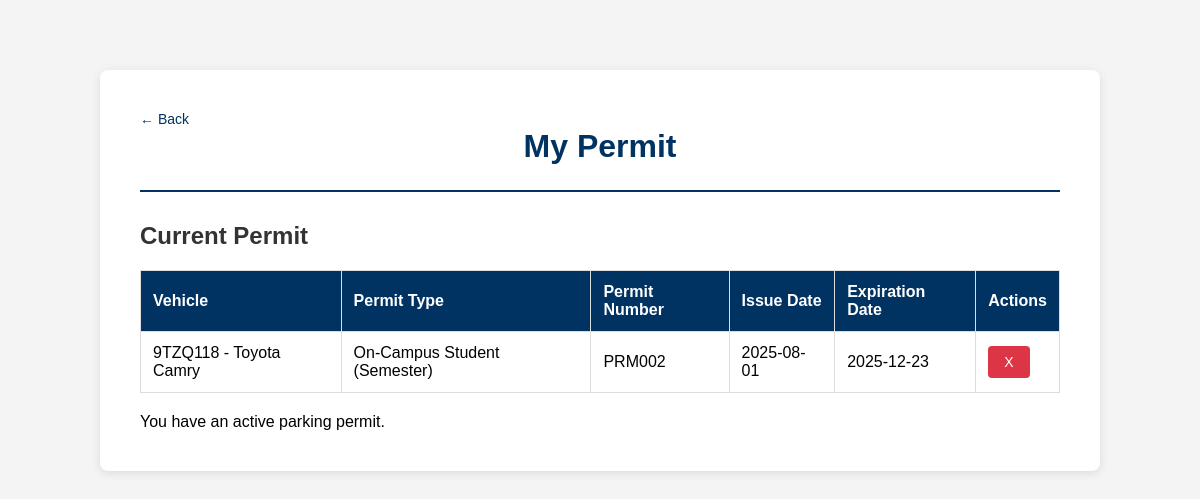
Screenshot of /view_permit (signed in) with the database file from the repository.
### tables this page shows
CREATE TABLE permit (
    p_permitkey integer PRIMARY KEY,
    p_userkey integer not null,
    p_vehicleskey integer not null,
    p_permittypekey integer not null,
    p_permitnum varchar(20) NOT NULL,
    p_issuedate date not null,
    p_expirationdate date not null,

    FOREIGN KEY (p_userkey) REFERENCES users(u_userkey),
    FOREIGN KEY (p_vehicleskey) REFERENCES vehicles(v_vehicleskey),
    FOREIGN KEY (p_permittypekey) REFERENCES permitType(pt_permittypekey)
);

CREATE TABLE vehicles (
    v_vehicleskey integer PRIMARY KEY,
    v_userkey integer not null,
    v_plateno varchar(7) not null,
    v_platestate varchar(20),
    v_maker varchar(20),
    v_model varchar(10),
    v_color varchar(10),

    FOREIGN KEY (v_userkey) REFERENCES users(u_userkey)
);

CREATE TABLE permitType (
    pt_permittypekey integer PRIMARY KEY,
    pt_category varchar(20),
    pt_duration varchar(20)
);

### Phase-03/app.py (the view, shortened to what this page needs)
@app.route('/view_permit', methods=['GET', 'POST'])
@login_required
def view_permit():
    conn = sqlite3.connect('instance/data.sqlite')
    cursor = conn.cursor()
    error = None
    cursor.execute("""
        SELECT p.p_permitkey, v.v_plateno, v.v_maker, v.v_model, v.v_color,
               pt.pt_category, pt.pt_duration, p.p_permitnum,
               p.p_issuedate, p.p_expirationdate
        FROM permit p
        JOIN permitType pt ON pt.pt_permittypekey = p.p_permittypekey
        JOIN vehicles v ON p.p_vehicleskey = v.v_vehicleskey
        WHERE p.p_userkey = ? AND p.p_expirationdate >= DATETIME('now', '-08:00')
    """, [current_user.u_userkey])
    permits = cursor.fetchall()
    conn.close()
    return render_template('view_permit.html', permits=permits, has_permit=len(permits) > 0,
                         error=error, username=current_user.username)

### Phase-03/app.py (called while the page is built)
@login_manager.user_loader
def load_user(user_id):
    return User.query.get(int(user_id))

### Phase-03/templates/view_permit.html (shortened to what this page needs)
<!DOCTYPE html>
<html lang="en">
<head>
    <link rel="stylesheet" href="{{ url_for('static', filename='style.css') }}">
</head>
<body>
    <div class="container">
        <header>
            <a href="{{ url_for('home') }}" class="back-link">← Back</a>
            <h1>My Permit</h1>
        </header>
        <main>
            <h2>Current Permit</h2>
            {% if has_permit %}
                <table>
                    <thead>
                        <tr>
                            <th>Vehicle</th>
                            <th>Permit Type</th>
                            <th>Permit Number</th>
                            <th>Issue Date</th>
                            <th>Expiration Date</th>
                             <th>Actions</th>
                        </tr>
                    </thead>
                    <tbody>
                        {% for permit in permits %}
                        <tr>
                            <td>{{ permit[1] }} - {{ permit[2] }} {{ permit[3] }}</td>
                            <td>{{ permit[5] }} ({{ permit[6] }})</td>
                            <td>{{ permit[7] }}</td>
                            <td>{{ permit[8] }}</td>
                            <td>{{ permit[9] }}</td>
                            <td>
                                <form method="POST" action="{{ url_for('view_permit') }}" style="display:inline;">
                                    <button type="submit" class="delete-btn"
                                            onclick="return confirm('Are you sure you want to delete this permit?')">
                                        X
                                    </button>
                                </form>
                            </td>
                        </tr>
                        {% endfor %}
                    </tbody>
                </table>
                <div class="permit-info">
                    <p class="info-message">You have an active parking permit.</p>
                </div>
            {% else %}
                <p class="no-data">You don't have an active parking permit.</p>
                <div class="button-container">
                    <button class="primary-btn" onclick="window.location.href='{{ url_for('apply_permit') }}'">Apply for Permit</button>
                </div>
            {% endif %}
        </main>
    </div>
</body>
</html>

### Phase-03/static/style.css (style rules this page uses)
* { margin: 0; padding: 0; box-sizing: border-box; }
body { font-family: Arial, sans-serif; background-color: #f4f4f4; padding: 20px; }
.container, .home-container, .div_border { max-width: 600px; margin: 50px auto; padding: 40px; background: white; border-radius: 8px; box-shadow: 0 2px 10px rgba(0,0,0,0.1); }
.container { max-width: 1000px; }
h1 { color: #003262; text-align: center; margin-bottom: 10px; }
h2 { color: #333; margin-bottom: 20px; }
header { margin-bottom: 30px; border-bottom: 2px solid #003262; padding-bottom: 15px; }
a { color: #003262; text-decoration: none; }
.back-link { font-size: 14px; }
.container table { width: 100%; border-collapse: collapse; margin-bottom: 20px; }
.container table th, .container table td { border: 1px solid #ddd; padding: 12px; text-align: left; }
.container table thead { background-color: #003262; color: white; }
button, .primary-btn, .button_login { background-color: #003262; color: white; border: none; padding: 12px 30px; font-size: 16px; border-radius: 5px; cursor: pointer; transition: background-color 0.3s; }
.delete-btn { background-color: #dc3545; color: white; border: none; padding: 8px 16px; font-size: 14px; border-radius: 4px; cursor: pointer; transition: background-color 0.3s; }

### rows the page displays
permit: v_plateno "9TZQ118", v_maker "Toyota", v_model "Camry", pt_category "On-Campus Student", pt_duration "Semester", p_permitnum "PRM002", p_issuedate "2025-08-01", p_expirationdate "2025-12-23"
